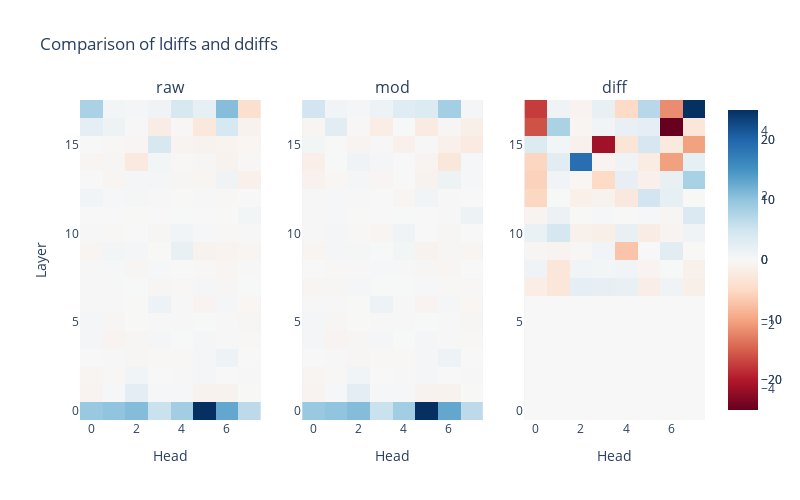

Notebook source saved alongside this figure:
### Code cell
fig = make_subplots(rows=1, cols=3, subplot_titles=('raw', 'mod', 'diff'))

for i, data in enumerate([raw_diffs, mod_diffs, diff_diffs], 1):
    fig.add_trace(go.Heatmap(z=data, colorscale="RdBu", zmid=0), row=1, col=i)
    fig.update_xaxes(title_text="Head", row=1, col=i)

fig.update_layout(title_text="Comparison of ldiffs and ddiffs", height=500, width=800)
fig.update_yaxes(title_text="Layer", row=1, col=1)

fig.show()

### Figure 1 — Plotly figure (JSON) as saved in the notebook; plotly's stock layout.template omitted (floating-point values rounded to 4 significant figures; data arrays with more than 128 entries replaced by an {"elided": "..."} marker saying what was removed)
{"data": [{"colorscale": [[0, "rgb(103,0,31)"], [0.1, "rgb(178,24,43)"], [0.2, "rgb(214,96,77)"], [0.3, "rgb(244,165,130)"], [0.4, "rgb(253,219,199)"], [0.5, "rgb(247,247,247)"], [0.6, "rgb(209,229,240)"], [0.7, "rgb(146,197,222)"], [0.8, "rgb(67,147,195)"], [0.9, "rgb(33,102,172)"], [1, "rgb(5,48,97)"]], "type": "heatmap", "xaxis": "x", "yaxis": "y", "z": {"elided": "18x8 float values"}, "zmid": 0}, {"colorscale": [[0, "rgb(103,0,31)"], [0.1, "rgb(178,24,43)"], [0.2, "rgb(214,96,77)"], [0.3, "rgb(244,165,130)"], [0.4, "rgb(253,219,199)"], [0.5, "rgb(247,247,247)"], [0.6, "rgb(209,229,240)"], [0.7, "rgb(146,197,222)"], [0.8, "rgb(67,147,195)"], [0.9, "rgb(33,102,172)"], [1, "rgb(5,48,97)"]], "type": "heatmap", "xaxis": "x2", "yaxis": "y2", "z": {"elided": "18x8 float values"}, "zmid": 0}, {"colorscale": [[0, "rgb(103,0,31)"], [0.1, "rgb(178,24,43)"], [0.2, "rgb(214,96,77)"], [0.3, "rgb(244,165,130)"], [0.4, "rgb(253,219,199)"], [0.5, "rgb(247,247,247)"], [0.6, "rgb(209,229,240)"], [0.7, "rgb(146,197,222)"], [0.8, "rgb(67,147,195)"], [0.9, "rgb(33,102,172)"], [1, "rgb(5,48,97)"]], "type": "heatmap", "xaxis": "x3", "yaxis": "y3", "z": {"elided": "18x8 float values"}, "zmid": 0}], "layout": {"annotations": [{"font": {"size": 16}, "showarrow": false, "text": "raw", "x": 0.1444, "xanchor": "center", "xref": "paper", "y": 1, "yanchor": "bottom", "yref": "paper"}, {"font": {"size": 16}, "showarrow": false, "text": "mod", "x": 0.5, "xanchor": "center", "xref": "paper", "y": 1, "yanchor": "bottom", "yref": "paper"}, {"font": {"size": 16}, "showarrow": false, "text": "diff", "x": 0.8556, "xanchor": "center", "xref": "paper", "y": 1, "yanchor": "bottom", "yref": "paper"}], "height": 500, "title": {"text": "Comparison of ldiffs and ddiffs"}, "width": 800, "xaxis": {"anchor": "y", "domain": [0, 0.2889], "title": {"text": "Head"}}, "xaxis2": {"anchor": "y2", "domain": [0.3556, 0.6444], "title": {"text": "Head"}}, "xaxis3": {"anchor": "y3", "domain": [0.7111, 1], "title": {"text": "Head"}}, "yaxis": {"anchor": "x", "domain": [0, 1], "title": {"text": "Layer"}}, "yaxis2": {"anchor": "x2", "domain": [0, 1]}, "yaxis3": {"anchor": "x3", "domain": [0, 1]}}}
